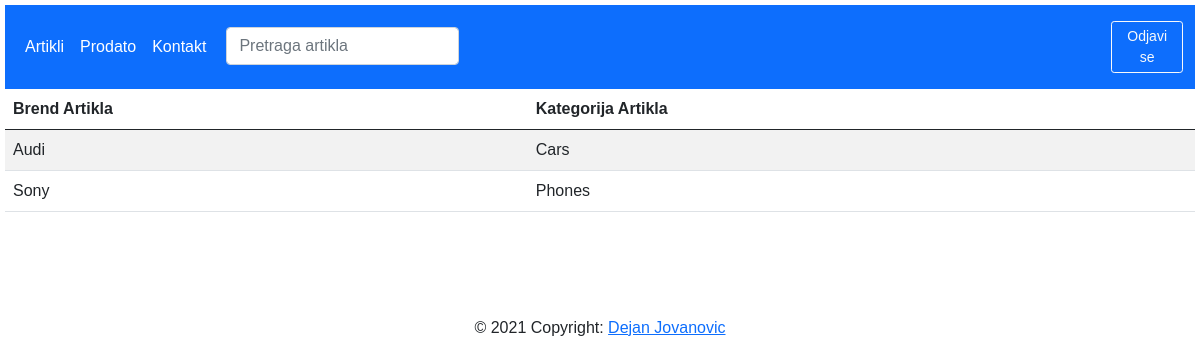
Screenshot of /brand/ (signed in) with the database file from the repository.
### shop_app/models.py (models this page shows, shortened)
class Brand(models.Model):
    brand_name =        models.CharField(max_length=255, help_text='Product name')
    brand_category =    models.ForeignKey('Category', on_delete=models.CASCADE, null=True)
    class Meta:
        ordering = ['brand_name']

class Category(models.Model):
    category_name = models.CharField(max_length=100, help_text='Category name')
    def __str__(self):
        return self.category_name
    class Meta:
        verbose_name_plural = 'Categories'
        ordering = ['category_name']

### shop_app/views.py (the view)
# urls.py: path('brand/', views.BrandListView.as_view(), name='brand'),
class BrandListView(generic.ListView):
    model = Brand
    template_name = 'brand_list.html'

### shop_app/templates/brand_list.html
{% extends 'base.html' %}
{% block content %}
{% if user.is_authenticated %}
<table class="table table-striped">
    <thead class="thead-dark">
        <tr>
            <th scope="col"> Brend Artikla </th>
            <th scope="col"> Kategorija Artikla </th>
        </tr>
    </thead>
    <tbody>
    {% for page in brand_list %}
        <tr>
            <td>{{ page.brand_name }}</td>
            <td>{{ page.brand_category }}</td>
        </tr>
    {% endfor %}
    </tbody>
</table>
{% endif %}
{% endblock %}

### shop_app/static/shop_app/css/styles.css (style rules this page uses)
body { padding: 5px; font-family: Arial, Helvetica, sans-serif; }

### rows the page displays
Brand: brand_name "Audi", brand_category "Cars"
Brand: brand_name "Sony", brand_category "Phones"
